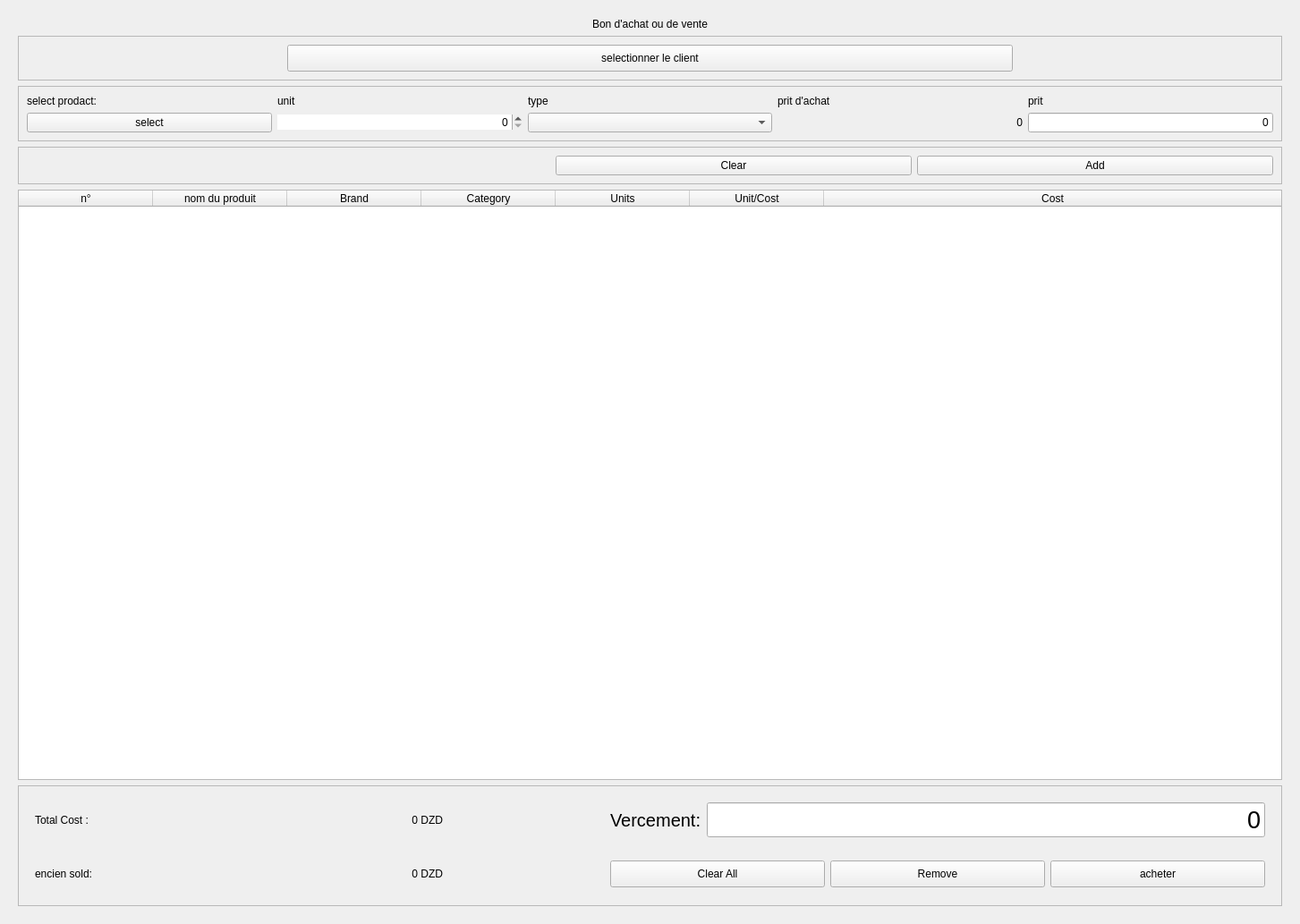
<?xml version="1.0" encoding="UTF-8"?>
<ui version="4.0">
 <class>Form</class>
 <widget class="QWidget" name="Form">
  <property name="windowModality">
   <enum>Qt::ApplicationModal</enum>
  </property>
  <property name="geometry">
   <rect>
    <x>0</x>
    <y>0</y>
    <width>1453</width>
    <height>1033</height>
   </rect>
  </property>
  <property name="mouseTracking">
   <bool>true</bool>
  </property>
  <property name="windowTitle">
   <string>Form</string>
  </property>
  <property name="layoutDirection">
   <enum>Qt::LeftToRight</enum>
  </property>
  <property name="autoFillBackground">
   <bool>false</bool>
  </property>
  <layout class="QGridLayout" name="gridLayout">
   <item row="0" column="0">
    <widget class="QFrame" name="mainfraim">
     <property name="sizePolicy">
      <sizepolicy hsizetype="Expanding" vsizetype="Expanding">
       <horstretch>0</horstretch>
       <verstretch>0</verstretch>
      </sizepolicy>
     </property>
     <property name="frameShape">
      <enum>QFrame::NoFrame</enum>
     </property>
     <property name="frameShadow">
      <enum>QFrame::Plain</enum>
     </property>
     <layout class="QGridLayout" name="gridLayout_4">
      <item row="0" column="0">
       <widget class="QLabel" name="label">
        <property name="minimumSize">
         <size>
          <width>0</width>
          <height>10</height>
         </size>
        </property>
        <property name="lineWidth">
         <number>200</number>
        </property>
        <property name="midLineWidth">
         <number>200</number>
        </property>
        <property name="text">
         <string>Bon d'achat ou de vente</string>
        </property>
        <property name="alignment">
         <set>Qt::AlignCenter</set>
        </property>
       </widget>
      </item>
      <item row="2" column="0">
       <widget class="QFrame" name="frame">
        <property name="sizePolicy">
         <sizepolicy hsizetype="Preferred" vsizetype="Preferred">
          <horstretch>0</horstretch>
          <verstretch>0</verstretch>
         </sizepolicy>
        </property>
        <property name="minimumSize">
         <size>
          <width>0</width>
          <height>0</height>
         </size>
        </property>
        <property name="frameShape">
         <enum>QFrame::StyledPanel</enum>
        </property>
        <property name="frameShadow">
         <enum>QFrame::Raised</enum>
        </property>
        <layout class="QGridLayout" name="gridLayout_3">
         <item row="0" column="1">
          <widget class="QLabel" name="label_3">
           <property name="text">
            <string>unit</string>
           </property>
          </widget>
         </item>
         <item row="1" column="4">
          <widget class="QLineEdit" name="pritdeventetext">
           <property name="sizePolicy">
            <sizepolicy hsizetype="Preferred" vsizetype="Preferred">
             <horstretch>0</horstretch>
             <verstretch>0</verstretch>
            </sizepolicy>
           </property>
           <property name="text">
            <string>0</string>
           </property>
           <property name="alignment">
            <set>Qt::AlignRight|Qt::AlignTrailing|Qt::AlignVCenter</set>
           </property>
          </widget>
         </item>
         <item row="1" column="3">
          <widget class="QLabel" name="pritdachattext">
           <property name="text">
            <string>0</string>
           </property>
           <property name="alignment">
            <set>Qt::AlignRight|Qt::AlignTrailing|Qt::AlignVCenter</set>
           </property>
          </widget>
         </item>
         <item row="1" column="1">
          <widget class="QSpinBox" name="unitnumber">
           <property name="font">
            <font>
             <kerning>true</kerning>
            </font>
           </property>
           <property name="frame">
            <bool>false</bool>
           </property>
           <property name="alignment">
            <set>Qt::AlignRight|Qt::AlignTrailing|Qt::AlignVCenter</set>
           </property>
           <property name="keyboardTracking">
            <bool>true</bool>
           </property>
          </widget>
         </item>
         <item row="0" column="4">
          <widget class="QLabel" name="label_5">
           <property name="text">
            <string>prit</string>
           </property>
          </widget>
         </item>
         <item row="0" column="0">
          <widget class="QLabel" name="label_2">
           <property name="text">
            <string>select prodact:</string>
           </property>
          </widget>
         </item>
         <item row="0" column="2">
          <widget class="QLabel" name="label_6">
           <property name="text">
            <string>type</string>
           </property>
          </widget>
         </item>
         <item row="0" column="3">
          <widget class="QLabel" name="label_4">
           <property name="text">
            <string>prit d'achat</string>
           </property>
          </widget>
         </item>
         <item row="1" column="0">
          <widget class="QPushButton" name="productbutton">
           <property name="text">
            <string>select</string>
           </property>
          </widget>
         </item>
         <item row="1" column="2">
          <widget class="QComboBox" name="comboBox"/>
         </item>
        </layout>
       </widget>
      </item>
      <item row="3" column="0">
       <widget class="QFrame" name="frame_2">
        <property name="minimumSize">
         <size>
          <width>0</width>
          <height>0</height>
         </size>
        </property>
        <property name="frameShape">
         <enum>QFrame::StyledPanel</enum>
        </property>
        <property name="frameShadow">
         <enum>QFrame::Raised</enum>
        </property>
        <layout class="QHBoxLayout" name="horizontalLayout">
         <property name="leftMargin">
          <number>600</number>
         </property>
         <item>
          <widget class="QPushButton" name="pushButton_3">
           <property name="text">
            <string>Clear</string>
           </property>
          </widget>
         </item>
         <item>
          <widget class="QPushButton" name="pushButton_2">
           <property name="text">
            <string>Add</string>
           </property>
          </widget>
         </item>
        </layout>
       </widget>
      </item>
      <item row="1" column="0">
       <widget class="QFrame" name="selctclientframe">
        <property name="minimumSize">
         <size>
          <width>0</width>
          <height>0</height>
         </size>
        </property>
        <property name="frameShape">
         <enum>QFrame::StyledPanel</enum>
        </property>
        <property name="frameShadow">
         <enum>QFrame::Raised</enum>
        </property>
        <layout class="QGridLayout" name="gridLayout_2">
         <property name="leftMargin">
          <number>300</number>
         </property>
         <property name="rightMargin">
          <number>300</number>
         </property>
         <item row="0" column="0">
          <widget class="QPushButton" name="clientbutton">
           <property name="minimumSize">
            <size>
             <width>0</width>
             <height>30</height>
            </size>
           </property>
           <property name="text">
            <string>selectionner le client</string>
           </property>
          </widget>
         </item>
        </layout>
       </widget>
      </item>
      <item row="5" column="0">
       <widget class="QFrame" name="frame_3">
        <property name="sizePolicy">
         <sizepolicy hsizetype="Expanding" vsizetype="Expanding">
          <horstretch>0</horstretch>
          <verstretch>0</verstretch>
         </sizepolicy>
        </property>
        <property name="minimumSize">
         <size>
          <width>1300</width>
          <height>135</height>
         </size>
        </property>
        <property name="maximumSize">
         <size>
          <width>16777215</width>
          <height>135</height>
         </size>
        </property>
        <property name="frameShape">
         <enum>QFrame::StyledPanel</enum>
        </property>
        <property name="frameShadow">
         <enum>QFrame::Raised</enum>
        </property>
        <layout class="QGridLayout" name="gridLayout_5">
         <item row="2" column="0">
          <widget class="QFrame" name="frameSold">
           <property name="sizePolicy">
            <sizepolicy hsizetype="Expanding" vsizetype="Expanding">
             <horstretch>0</horstretch>
             <verstretch>0</verstretch>
            </sizepolicy>
           </property>
           <property name="minimumSize">
            <size>
             <width>637</width>
             <height>40</height>
            </size>
           </property>
           <property name="maximumSize">
            <size>
             <width>637</width>
             <height>900</height>
            </size>
           </property>
           <layout class="QGridLayout" name="gridLayout_9">
            <item row="0" column="2">
             <widget class="QLabel" name="labelDZD">
              <property name="minimumSize">
               <size>
                <width>200</width>
                <height>0</height>
               </size>
              </property>
              <property name="maximumSize">
               <size>
                <width>200</width>
                <height>16777215</height>
               </size>
              </property>
              <property name="styleSheet">
               <string notr="true"/>
              </property>
              <property name="text">
               <string/>
              </property>
             </widget>
            </item>
            <item row="0" column="1">
             <widget class="QLabel" name="labelSold">
              <property name="sizePolicy">
               <sizepolicy hsizetype="Expanding" vsizetype="Expanding">
                <horstretch>0</horstretch>
                <verstretch>0</verstretch>
               </sizepolicy>
              </property>
              <property name="minimumSize">
               <size>
                <width>350</width>
                <height>0</height>
               </size>
              </property>
              <property name="maximumSize">
               <size>
                <width>350</width>
                <height>16777215</height>
               </size>
              </property>
              <property name="styleSheet">
               <string notr="true"/>
              </property>
              <property name="text">
               <string>  0 DZD</string>
              </property>
              <property name="alignment">
               <set>Qt::AlignRight|Qt::AlignTrailing|Qt::AlignVCenter</set>
              </property>
             </widget>
            </item>
            <item row="0" column="0">
             <widget class="QLabel" name="labelTotal1">
              <property name="minimumSize">
               <size>
                <width>100</width>
                <height>0</height>
               </size>
              </property>
              <property name="maximumSize">
               <size>
                <width>100</width>
                <height>16777215</height>
               </size>
              </property>
              <property name="styleSheet">
               <string notr="true"/>
              </property>
              <property name="text">
               <string>encien sold:</string>
              </property>
             </widget>
            </item>
           </layout>
          </widget>
         </item>
         <item row="2" column="1">
          <widget class="QFrame" name="frameCartButtons">
           <property name="minimumSize">
            <size>
             <width>0</width>
             <height>50</height>
            </size>
           </property>
           <property name="maximumSize">
            <size>
             <width>16777215</width>
             <height>50</height>
            </size>
           </property>
           <layout class="QGridLayout" name="gridLayout_6">
            <item row="0" column="0">
             <widget class="QPushButton" name="buttonClearAll">
              <property name="minimumSize">
               <size>
                <width>125</width>
                <height>30</height>
               </size>
              </property>
              <property name="maximumSize">
               <size>
                <width>400</width>
                <height>16777215</height>
               </size>
              </property>
              <property name="cursor">
               <cursorShape>PointingHandCursor</cursorShape>
              </property>
              <property name="text">
               <string>Clear All</string>
              </property>
             </widget>
            </item>
            <item row="0" column="1">
             <widget class="QPushButton" name="buttonRemove">
              <property name="minimumSize">
               <size>
                <width>125</width>
                <height>30</height>
               </size>
              </property>
              <property name="maximumSize">
               <size>
                <width>400</width>
                <height>16777215</height>
               </size>
              </property>
              <property name="cursor">
               <cursorShape>PointingHandCursor</cursorShape>
              </property>
              <property name="text">
               <string>Remove</string>
              </property>
             </widget>
            </item>
            <item row="0" column="2">
             <widget class="QPushButton" name="buttonPurchase">
              <property name="minimumSize">
               <size>
                <width>125</width>
                <height>30</height>
               </size>
              </property>
              <property name="maximumSize">
               <size>
                <width>400</width>
                <height>16777215</height>
               </size>
              </property>
              <property name="cursor">
               <cursorShape>PointingHandCursor</cursorShape>
              </property>
              <property name="text">
               <string>acheter</string>
              </property>
             </widget>
            </item>
           </layout>
          </widget>
         </item>
         <item row="0" column="0">
          <widget class="QFrame" name="frameCost">
           <property name="sizePolicy">
            <sizepolicy hsizetype="Expanding" vsizetype="Expanding">
             <horstretch>0</horstretch>
             <verstretch>0</verstretch>
            </sizepolicy>
           </property>
           <property name="minimumSize">
            <size>
             <width>637</width>
             <height>40</height>
            </size>
           </property>
           <property name="maximumSize">
            <size>
             <width>637</width>
             <height>200</height>
            </size>
           </property>
           <layout class="QGridLayout" name="gridLayout_8">
            <item row="0" column="0">
             <widget class="QLabel" name="labelTotal">
              <property name="minimumSize">
               <size>
                <width>100</width>
                <height>0</height>
               </size>
              </property>
              <property name="maximumSize">
               <size>
                <width>100</width>
                <height>16777215</height>
               </size>
              </property>
              <property name="styleSheet">
               <string notr="true"/>
              </property>
              <property name="text">
               <string>Total Cost :</string>
              </property>
             </widget>
            </item>
            <item row="0" column="1">
             <widget class="QLabel" name="labelCost">
              <property name="sizePolicy">
               <sizepolicy hsizetype="Expanding" vsizetype="Expanding">
                <horstretch>0</horstretch>
                <verstretch>0</verstretch>
               </sizepolicy>
              </property>
              <property name="minimumSize">
               <size>
                <width>350</width>
                <height>0</height>
               </size>
              </property>
              <property name="maximumSize">
               <size>
                <width>350</width>
                <height>16777215</height>
               </size>
              </property>
              <property name="styleSheet">
               <string notr="true"/>
              </property>
              <property name="text">
               <string>0 DZD</string>
              </property>
              <property name="alignment">
               <set>Qt::AlignRight|Qt::AlignTrailing|Qt::AlignVCenter</set>
              </property>
             </widget>
            </item>
            <item row="0" column="2">
             <widget class="QLabel" name="labelRs">
              <property name="minimumSize">
               <size>
                <width>200</width>
                <height>0</height>
               </size>
              </property>
              <property name="maximumSize">
               <size>
                <width>200</width>
                <height>16777215</height>
               </size>
              </property>
              <property name="styleSheet">
               <string notr="true"/>
              </property>
              <property name="text">
               <string/>
              </property>
             </widget>
            </item>
           </layout>
          </widget>
         </item>
         <item row="0" column="1">
          <widget class="QFrame" name="frame_4">
           <property name="layoutDirection">
            <enum>Qt::LeftToRight</enum>
           </property>
           <property name="frameShape">
            <enum>QFrame::NoFrame</enum>
           </property>
           <property name="frameShadow">
            <enum>QFrame::Sunken</enum>
           </property>
           <layout class="QHBoxLayout" name="horizontalLayout_2">
            <property name="sizeConstraint">
             <enum>QLayout::SetDefaultConstraint</enum>
            </property>
            <item>
             <widget class="QLabel" name="label_7">
              <property name="font">
               <font>
                <pointsize>15</pointsize>
               </font>
              </property>
              <property name="text">
               <string>Vercement:</string>
              </property>
             </widget>
            </item>
            <item>
             <widget class="QLineEdit" name="lineEdit">
              <property name="sizePolicy">
               <sizepolicy hsizetype="Expanding" vsizetype="Expanding">
                <horstretch>0</horstretch>
                <verstretch>0</verstretch>
               </sizepolicy>
              </property>
              <property name="font">
               <font>
                <pointsize>20</pointsize>
                <strikeout>false</strikeout>
                <kerning>true</kerning>
               </font>
              </property>
              <property name="text">
               <string>0</string>
              </property>
              <property name="alignment">
               <set>Qt::AlignRight|Qt::AlignTrailing|Qt::AlignVCenter</set>
              </property>
              <property name="readOnly">
               <bool>false</bool>
              </property>
              <property name="clearButtonEnabled">
               <bool>false</bool>
              </property>
             </widget>
            </item>
           </layout>
          </widget>
         </item>
        </layout>
       </widget>
      </item>
      <item row="4" column="0">
       <widget class="QTableWidget" name="tableCart">
        <property name="sizePolicy">
         <sizepolicy hsizetype="Expanding" vsizetype="Expanding">
          <horstretch>0</horstretch>
          <verstretch>0</verstretch>
         </sizepolicy>
        </property>
        <property name="minimumSize">
         <size>
          <width>0</width>
          <height>500</height>
         </size>
        </property>
        <property name="layoutDirection">
         <enum>Qt::LeftToRight</enum>
        </property>
        <property name="autoFillBackground">
         <bool>false</bool>
        </property>
        <property name="horizontalScrollBarPolicy">
         <enum>Qt::ScrollBarAsNeeded</enum>
        </property>
        <property name="sizeAdjustPolicy">
         <enum>QAbstractScrollArea::AdjustIgnored</enum>
        </property>
        <property name="editTriggers">
         <set>QAbstractItemView::NoEditTriggers</set>
        </property>
        <property name="tabKeyNavigation">
         <bool>true</bool>
        </property>
        <property name="showDropIndicator" stdset="0">
         <bool>true</bool>
        </property>
        <property name="dragDropOverwriteMode">
         <bool>true</bool>
        </property>
        <property name="alternatingRowColors">
         <bool>true</bool>
        </property>
        <property name="selectionMode">
         <enum>QAbstractItemView::SingleSelection</enum>
        </property>
        <property name="selectionBehavior">
         <enum>QAbstractItemView::SelectRows</enum>
        </property>
        <property name="textElideMode">
         <enum>Qt::ElideMiddle</enum>
        </property>
        <property name="verticalScrollMode">
         <enum>QAbstractItemView::ScrollPerPixel</enum>
        </property>
        <property name="horizontalScrollMode">
         <enum>QAbstractItemView::ScrollPerPixel</enum>
        </property>
        <property name="showGrid">
         <bool>true</bool>
        </property>
        <property name="gridStyle">
         <enum>Qt::SolidLine</enum>
        </property>
        <property name="sortingEnabled">
         <bool>true</bool>
        </property>
        <attribute name="horizontalHeaderCascadingSectionResizes">
         <bool>false</bool>
        </attribute>
        <attribute name="horizontalHeaderDefaultSectionSize">
         <number>150</number>
        </attribute>
        <attribute name="horizontalHeaderStretchLastSection">
         <bool>true</bool>
        </attribute>
        <column>
         <property name="text">
          <string>n°</string>
         </property>
        </column>
        <column>
         <property name="text">
          <string>nom du produit</string>
         </property>
        </column>
        <column>
         <property name="text">
          <string>Brand</string>
         </property>
        </column>
        <column>
         <property name="text">
          <string>Category</string>
         </property>
        </column>
        <column>
         <property name="text">
          <string>Units</string>
         </property>
        </column>
        <column>
         <property name="text">
          <string>Unit/Cost</string>
         </property>
        </column>
        <column>
         <property name="text">
          <string>Cost</string>
         </property>
        </column>
       </widget>
      </item>
     </layout>
    </widget>
   </item>
  </layout>
 </widget>
 <resources/>
 <connections/>
</ui>
